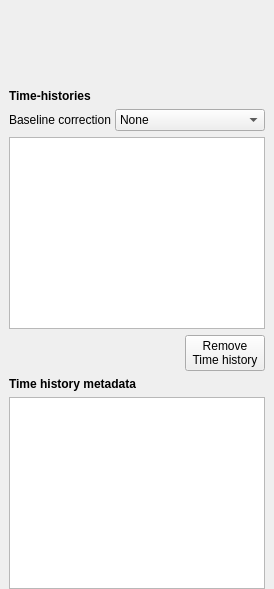
  <widget class="QDockWidget" name="dockWidget">
   <property name="features">
    <set>QDockWidget::DockWidgetFloatable|QDockWidget::DockWidgetMovable</set>
   </property>
   <property name="allowedAreas">
    <set>Qt::BottomDockWidgetArea|Qt::LeftDockWidgetArea|Qt::RightDockWidgetArea</set>
   </property>
   <property name="windowTitle">
    <string/>
   </property>
   <attribute name="dockWidgetArea">
    <number>1</number>
   </attribute>
   <widget class="QWidget" name="dockWidgetContents">
    <layout class="QVBoxLayout" name="verticalLayout">
     <property name="topMargin">
      <number>0</number>
     </property>
     <property name="bottomMargin">
      <number>0</number>
     </property>
     <item>
      <widget class="QFrame" name="frame_5">
       <property name="frameShape">
        <enum>QFrame::NoFrame</enum>
       </property>
       <property name="frameShadow">
        <enum>QFrame::Raised</enum>
       </property>
       <layout class="QVBoxLayout" name="verticalLayout_2">
        <property name="leftMargin">
         <number>0</number>
        </property>
        <property name="topMargin">
         <number>0</number>
        </property>
        <property name="rightMargin">
         <number>0</number>
        </property>
        <property name="bottomMargin">
         <number>0</number>
        </property>
        <item>
         <widget class="QFrame" name="frame_44">
          <property name="frameShape">
           <enum>QFrame::NoFrame</enum>
          </property>
          <property name="frameShadow">
           <enum>QFrame::Raised</enum>
          </property>
          <layout class="QHBoxLayout" name="horizontalLayout_22">
           <item>
            <widget class="QLabel" name="label_18">
             <property name="minimumSize">
              <size>
               <width>105</width>
               <height>65</height>
              </size>
             </property>
             <property name="maximumSize">
              <size>
               <width>105</width>
               <height>65</height>
              </size>
             </property>
             <property name="text">
              <string/>
             </property>
             <property name="pixmap">
              <pixmap resource="Main_icons.qrc">:/logo/logo.png</pixmap>
             </property>
             <property name="scaledContents">
              <bool>true</bool>
             </property>
             <property name="alignment">
              <set>Qt::AlignCenter</set>
             </property>
            </widget>
           </item>
          </layout>
         </widget>
        </item>
        <item>
         <widget class="QLabel" name="label_2">
          <property name="font">
           <font>
            <bold>true</bold>
           </font>
          </property>
          <property name="text">
           <string>Time-histories</string>
          </property>
         </widget>
        </item>
        <item>
         <widget class="QFrame" name="frame_51">
          <property name="minimumSize">
           <size>
            <width>0</width>
            <height>0</height>
           </size>
          </property>
          <property name="frameShape">
           <enum>QFrame::NoFrame</enum>
          </property>
          <property name="frameShadow">
           <enum>QFrame::Raised</enum>
          </property>
          <layout class="QHBoxLayout" name="horizontalLayout_26">
           <property name="spacing">
            <number>0</number>
           </property>
           <property name="leftMargin">
            <number>0</number>
           </property>
           <property name="topMargin">
            <number>0</number>
           </property>
           <property name="rightMargin">
            <number>0</number>
           </property>
           <property name="bottomMargin">
            <number>0</number>
           </property>
           <item>
            <widget class="QLabel" name="label_25">
             <property name="text">
              <string>Baseline correction</string>
             </property>
            </widget>
           </item>
           <item>
            <widget class="QComboBox" name="baseCorrComboBox">
             <property name="sizePolicy">
              <sizepolicy hsizetype="Fixed" vsizetype="Fixed">
               <horstretch>0</horstretch>
               <verstretch>0</verstretch>
              </sizepolicy>
             </property>
             <property name="minimumSize">
              <size>
               <width>150</width>
               <height>0</height>
              </size>
             </property>
             <property name="styleSheet">
              <string notr="true">selection-background-color: rgb(0, 85, 255);</string>
             </property>
             <item>
              <property name="text">
               <string>None</string>
              </property>
             </item>
             <item>
              <property name="text">
               <string>Constant</string>
              </property>
             </item>
             <item>
              <property name="text">
               <string>Linear</string>
              </property>
             </item>
             <item>
              <property name="text">
               <string>Quadratic</string>
              </property>
             </item>
             <item>
              <property name="text">
               <string>Cubic</string>
              </property>
             </item>
            </widget>
           </item>
          </layout>
         </widget>
        </item>
        <item>
         <widget class="QListView" name="tsListView">
          <property name="styleSheet">
           <string notr="true"/>
          </property>
          <property name="frameShadow">
           <enum>QFrame::Sunken</enum>
          </property>
          <property name="lineWidth">
           <number>1</number>
          </property>
          <property name="editTriggers">
           <set>QAbstractItemView::CurrentChanged|QAbstractItemView::DoubleClicked|QAbstractItemView::EditKeyPressed|QAbstractItemView::SelectedClicked</set>
          </property>
          <property name="alternatingRowColors">
           <bool>true</bool>
          </property>
          <property name="selectionBehavior">
           <enum>QAbstractItemView::SelectRows</enum>
          </property>
          <property name="spacing">
           <number>1</number>
          </property>
          <property name="viewMode">
           <enum>QListView::ListMode</enum>
          </property>
         </widget>
        </item>
        <item>
         <widget class="QFrame" name="frame_31">
          <property name="frameShape">
           <enum>QFrame::NoFrame</enum>
          </property>
          <property name="frameShadow">
           <enum>QFrame::Raised</enum>
          </property>
          <layout class="QHBoxLayout" name="horizontalLayout_12">
           <property name="spacing">
            <number>6</number>
           </property>
           <property name="leftMargin">
            <number>0</number>
           </property>
           <property name="topMargin">
            <number>0</number>
           </property>
           <property name="rightMargin">
            <number>0</number>
           </property>
           <property name="bottomMargin">
            <number>0</number>
           </property>
           <item>
            <spacer name="horizontalSpacer_2">
             <property name="orientation">
              <enum>Qt::Horizontal</enum>
             </property>
             <property name="sizeHint" stdset="0">
              <size>
               <width>40</width>
               <height>20</height>
              </size>
             </property>
            </spacer>
           </item>
           <item>
            <widget class="QPushButton" name="remTsBtn">
             <property name="sizePolicy">
              <sizepolicy hsizetype="Preferred" vsizetype="Fixed">
               <horstretch>0</horstretch>
               <verstretch>0</verstretch>
              </sizepolicy>
             </property>
             <property name="maximumSize">
              <size>
               <width>150</width>
               <height>16777215</height>
              </size>
             </property>
             <property name="text">
              <string>Remove
Time history</string>
             </property>
             <property name="icon">
              <iconset resource="Main_icons.qrc">
               <normaloff>:/allIcons/icons/delete_database.svg</normaloff>:/allIcons/icons/delete_database.svg</iconset>
             </property>
             <property name="iconSize">
              <size>
               <width>32</width>
               <height>32</height>
              </size>
             </property>
            </widget>
           </item>
          </layout>
         </widget>
        </item>
        <item>
         <widget class="QLabel" name="label_13">
          <property name="font">
           <font>
            <bold>true</bold>
           </font>
          </property>
          <property name="text">
           <string>Time history metadata</string>
          </property>
         </widget>
        </item>
        <item>
         <widget class="QTableView" name="metaTableView">
          <property name="frameShape">
           <enum>QFrame::StyledPanel</enum>
          </property>
          <property name="sizeAdjustPolicy">
           <enum>QAbstractScrollArea::AdjustIgnored</enum>
          </property>
          <property name="alternatingRowColors">
           <bool>true</bool>
          </property>
          <property name="wordWrap">
           <bool>true</bool>
          </property>
         </widget>
        </item>
       </layout>
      </widget>
     </item>
    </layout>
   </widget>
  </widget>
